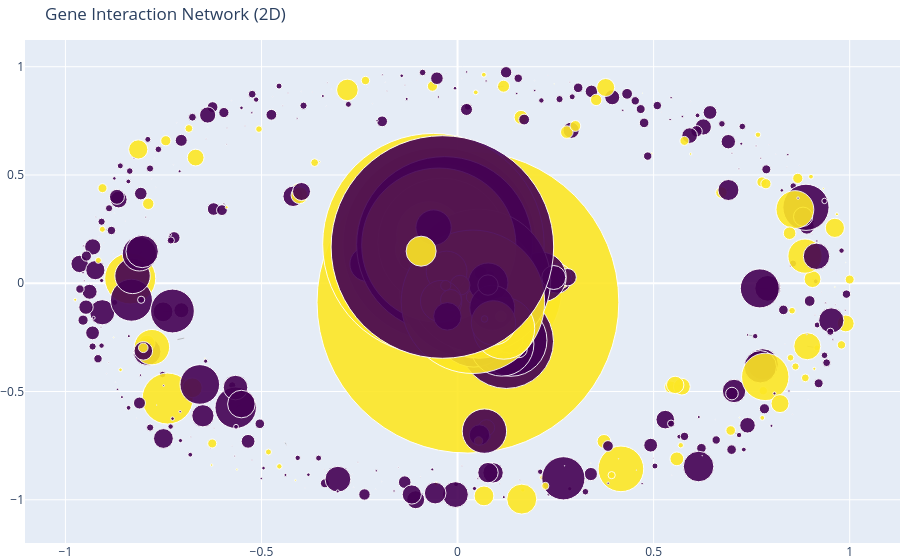

Notebook code cell kept with this figure:
### Markdown cell above
Create Interactive Graph

### Code cell
fig = go.Figure(
    data=[edge_trace, node_trace]
)

fig.update_layout(
    title="Gene Interaction Network (2D)",
    showlegend=False,
    hovermode="closest",
    margin=dict(l=0,r=0,b=0,t=40)
)

fig.show()

### Figure 1 — Plotly figure (JSON) as saved in the notebook; plotly's stock layout.template omitted (floating-point values rounded to 4 significant figures; data arrays with more than 128 entries replaced by an {"elided": "..."} marker saying what was removed)
{"data": [{"hoverinfo": "none", "line": {"color": "#888", "width": 0.5}, "mode": "lines", "type": "scatter", "x": {"elided": "1092 float values"}, "y": {"elided": "1092 float values"}}, {"hoverinfo": "text", "marker": {"color": {"elided": "600 int values"}, "colorscale": [[0, "#440154"], [0.1111, "#482878"], [0.2222, "#3e4989"], [0.3333, "#31688e"], [0.4444, "#26828e"], [0.5556, "#1f9e89"], [0.6667, "#35b779"], [0.7778, "#6ece58"], [0.8889, "#b5de2b"], [1, "#fde725"]], "opacity": 0.9, "size": {"elided": "600 float values"}}, "mode": "markers", "text": {"elided": "600 str values"}, "type": "scatter", "x": {"elided": "600 float values"}, "y": {"elided": "600 float values"}}], "layout": {"hovermode": "closest", "margin": {"b": 0, "l": 0, "r": 0, "t": 40}, "showlegend": false, "title": {"text": "Gene Interaction Network (2D)"}}}
